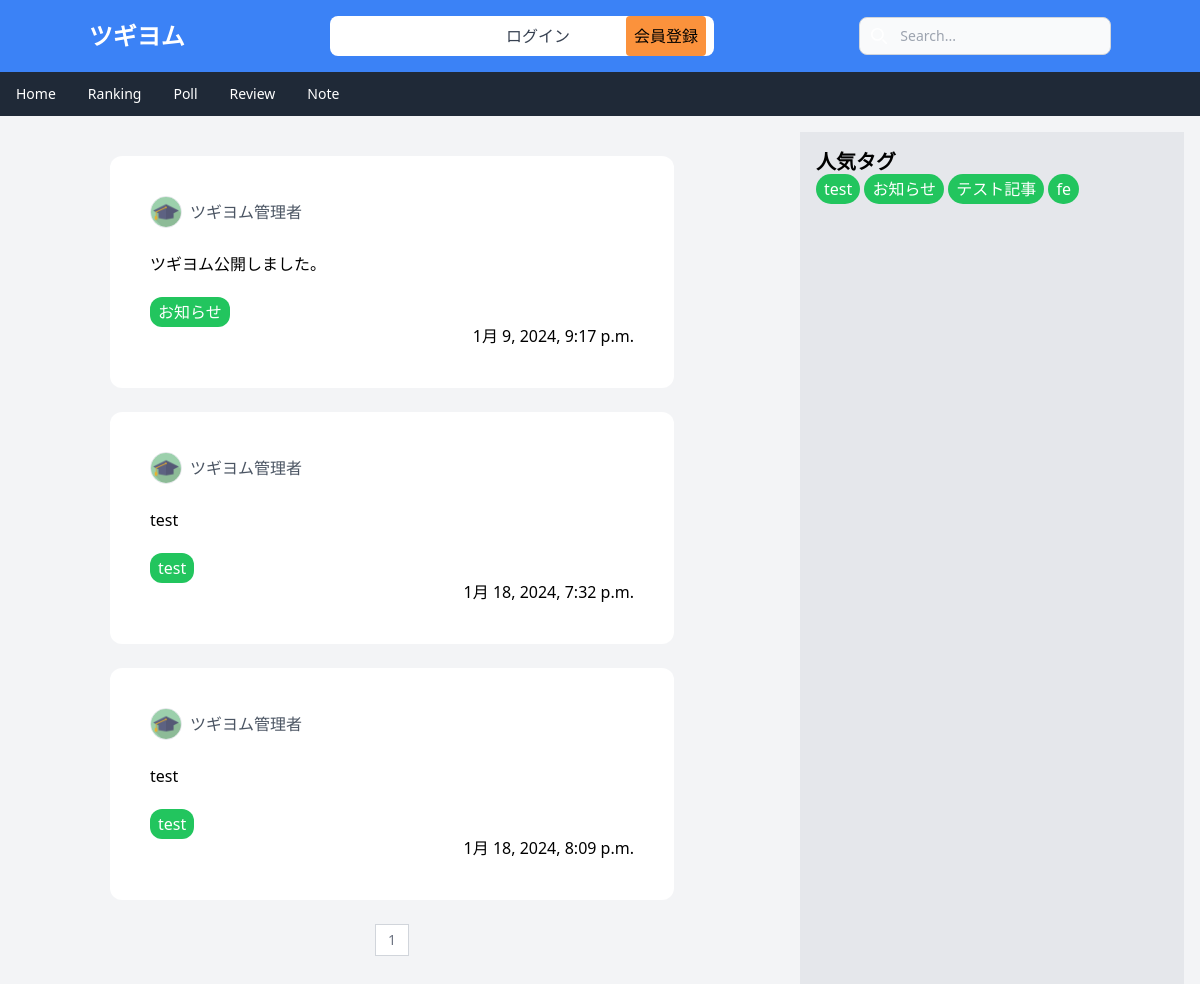
The app's page /note/ with its own data.
### api/models.py (models this page shows, shortened)
class Blog(models.Model):
    id = models.CharField(default=create_id, primary_key=True, max_length=22, editable=False)
    creator = models.ForeignKey(Profile, on_delete=models.CASCADE, related_name='blog')
    title = models.CharField(max_length=255)
    content = models.TextField(default="")
    created_at = models.DateTimeField(auto_now_add=True)
    book = models.ForeignKey(Book, on_delete=models.CASCADE,related_name="blog",blank=True,null=True)
    tag = models.ForeignKey(Tag, on_delete=models.CASCADE, related_name='blog',blank=True,null=True)

class Profile(models.Model):
    user = models.OneToOneField(User, on_delete=models.CASCADE)
    name = models.CharField(max_length=255)
    bio = models.TextField()
    image = models.ImageField(upload_to='profile_images/', default='default.png')
    def __str__(self):
      return self.name

class Tag(models.Model):
    title = models.CharField(max_length=255)
    def __str__(self):
        return f"{self.title}"

### blog/views.py (the view, shortened to what this page needs)
# urls.py: path('',                  BlogListView.as_view(), name='blog_list'),
class BlogListView(View):
  def get(self,request):
    tag_id = request.GET.get('tag_id', '')
    print("tag:",tag_id)
    if tag_id == "":
      blogs = Blog.objects.all()
      per_page = 12
      paginator = Paginator(blogs, per_page)
      page_number = request.GET.get('page', 1)
      onEachSide = 3
      onEnds = 2
      try:
          blog_page = paginator.page(page_number)
      except PageNotAnInteger:
          blog_page = paginator.page(1)
      except EmptyPage:
          blog_page = paginator.page(paginator.num_pages)
      page_range = paginator.get_elided_page_range(number=page_number, on_each_side=onEachSide, on_ends=onEnds)
    tag_list = Tag.objects.annotate(num_blogs=Count('blog')).order_by('-num_blogs')[:20]
    print(tag_list)
    context = {
        'blog_page': blog_page,
        'page_range': page_range,
        "tag_list":tag_list
    }
    return render(request, 'blog_list.html', context)

### blog/templates/blog_list.html (shortened to what this page needs)
{% extends 'base.html' %}
{% block content %}
<div class="flex flex-col md:flex-row">
 <div class="flex-1 p-4 ">
  {% for blog in blog_page %}
  <a href="{%url 'details_blog' blog.id %}" class="block my-6 rounded-xl bg-white p-10  md:w-3/4 mx-2 md:mx-auto ">
    <div>
      <div class="flex items-center">
        <img src="{{ blog.creator.image.url }}" alt="Profile Image" class="w-8 h-8   object-cover border rounded-full ">
        <p class="pl-2 text-gray-600">{{ blog.creator }}</p>
      </div>
    </div>
    <br>
    <h1>{{blog.title}}</h1>
    <br>
    <h1 class="inline bg-green-500 px-2 py-1 rounded-xl text-white">{{blog.tag}} </h1>
    <h1 class="text-right">{{blog.created_at}}</h1>
  </a>
  {% endfor %}
  <nav class="flex justify-center">
    <ul class="inline-flex -space-x-px text-sm">
      {% for num in page_range %}
      <li>
        {% if blogs.number == num %}
        <a href="#" aria-current="page" class="flex items-center justify-center px-3 h-8 text-blue-600 border border-gray-300 bg-blue-50 hover:bg-blue-100 hover:text-blue-700 dark:border-gray-700 dark:bg-gray-700 dark:text-white">{{ num }}</a>
        {% else %}
        <a href="?q={{ query }}&page={{ num }}" class="flex items-center justify-center px-3 h-8 leading-tight text-gray-500 bg-white border border-gray-300 hover:bg-gray-100 hover:text-gray-700 dark:bg-gray-800 dark:border-gray-700 dark:text-gray-400 dark:hover:bg-gray-700 dark:hover:text-white">{{ num }}</a>
        {% endif %}
      </li>
      {% endfor %}
    </ul>
  </nav>
 </div>
 <div class="w-full md:w-96 md:h-screen  bg-gray-200 p-4 md:m-4  ">
    <h1 class="font-bold text-xl">人気タグ</h1>
    {% for tag in tag_list %}
      <a href="{% url 'show_blog_tag' tag.title %}" class="bg-green-500 px-2 py-1 rounded-full text-white" >{{ tag.title }}</a>
    {% endfor %}
  </div>
</div>
{% endblock %}

### records on screen
Blog: creator.image (picture), creator "ツギヨム管理者", title "ツギヨム公開しました。", tag "お知らせ", created_at "1月 9, 2024, 9:17 p.m."
Blog: creator.image (picture), creator "ツギヨム管理者", title "test", tag "test", created_at "1月 18, 2024, 7:32 p.m."
Blog: creator.image (picture), creator "ツギヨム管理者", title "test", tag "test", created_at "1月 18, 2024, 8:09 p.m."
Tag: title "test"
Tag: title "お知らせ"
Tag: title "テスト記事"
Tag: title "fe"

### other values on screen
{{ num }} "1"
